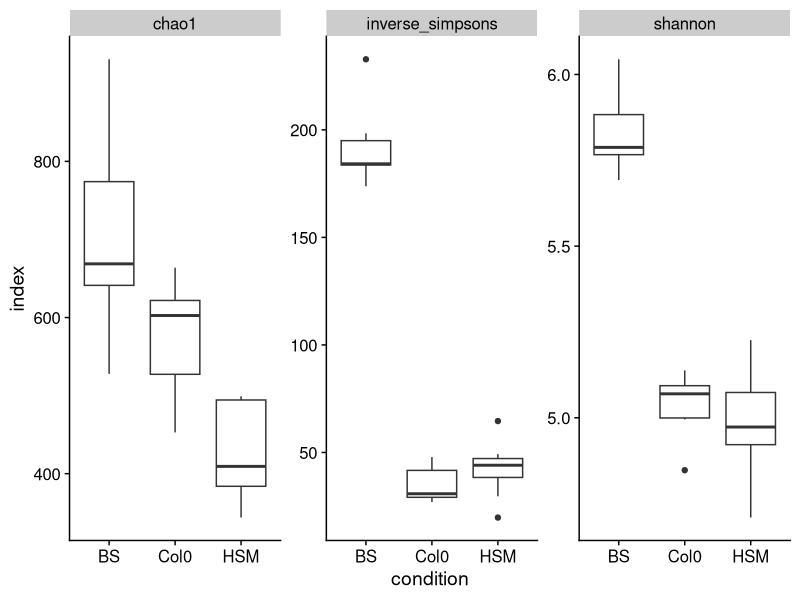
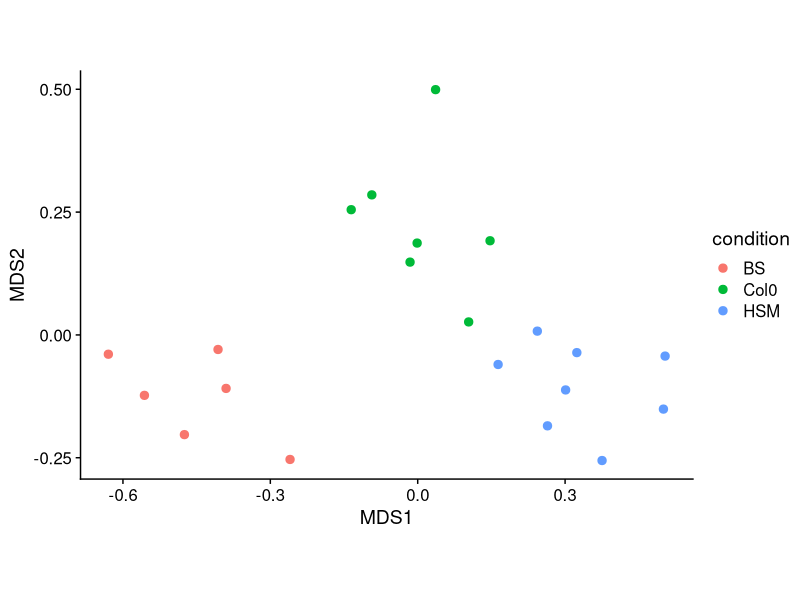

Source code (R) for these figures, in order: (Note: this script raises an error after producing the figures.)
# Andrew Wilson
# 14 November 2019
# Song, Y. et al

#########
# Setup #
#########

# Load packages
library(tidyverse)
library(vegan)
library(cowplot)

# Set working directory
setwd("./compbio/hsm_community_seq/")
# Load data
hsm_otu_table <-
  read.table("otu_table.tsv", header = TRUE, sep = "\t")
hsm_16s_metadata <- read.csv("metadata.csv")
hsm_16s_taxonomy <-
  read.table("taxonomy.tsv", header = TRUE, sep = "\t")
condition_of_interest <- c("BS", "HSM", "Col0", "W.Col0")

## Fix Taxonomy file
hsm_16s_taxonomy$Taxon <-
  str_replace_all(hsm_16s_taxonomy$Taxon,  "[a-z]__", "")
hsm_16s_taxonomy <-
  separate(hsm_16s_taxonomy,
           col = Taxon,
           into = c("k", "p", "c", "o", "f", "g", "s")) %>%
  replace_na(list(
    k = "",
    p = "",
    c = "",
    o = "",
    f = "",
    g = "",
    s = ""
  ))

#############
# Diversity #
#############

# Rarefy OTUs for diversity measurements
otu_names <- as.character(hsm_otu_table$OTU_ID)
hsm_otu_table <- data.frame(t(hsm_otu_table[, -1]))
colnames(hsm_otu_table) <- otu_names
hsm_otus_rarified <- data.frame(rrarefy(hsm_otu_table, 11095))

# Separate samples by soil type
s17_samples <-
  as.character(hsm_16s_metadata$sample_name[hsm_16s_metadata$soil == "s17" &
                                              hsm_16s_metadata$condition %in% condition_of_interest])

s17_rarified_otus <-
  filter(hsm_otus_rarified,
         rownames(hsm_otus_rarified) %in% s17_samples)
hsm_otus_rarified <- s17_rarified_otus

s17_unrarified_otus <-
  filter(hsm_otu_table, rownames(hsm_otu_table) %in% s17_samples)

# Alpha Diversity measurements
alpha_diversity <- data.frame(
  "sample_name" = s17_samples,
  "inverse_simpsons" = diversity(hsm_otus_rarified, "invsimpson", MARGIN = 1),
  "shannon" = diversity(hsm_otus_rarified, MARGIN = 1),
  "chao1" = estimateR(hsm_otus_rarified)[2,]
) %>%
  gather(key = "metric", value = "index",-1) %>%
  inner_join(hsm_16s_metadata)


alpha_diversity_plot <-
  ggplot(alpha_diversity, aes(condition, index)) +
  facet_wrap(. ~ metric, scales = "free") +
  geom_boxplot() +
  theme_cowplot()

alpha_diversity_plot

# MDS of Bray-Curtis dissimilarity
## Run MDS on S17 samples
s17_mds <- data.frame(metaMDS(s17_rarified_otus)$points)
s17_mds$sample_name <- s17_samples
s17_mds <- inner_join(hsm_16s_metadata, s17_mds)
## Plot S17 MDS
s17_mds_plot <-
  ggplot(s17_mds, aes(MDS1, MDS2, colour = condition)) +
  geom_point(size = 2.5) +
  coord_fixed() +
  theme_cowplot()
s17_mds_plot

## Run PERMANOVA for each MDS plot
permanova_s17 <-
  adonis(s17_rarified_otus ~ condition, data = s17_mds)
capture.output(permanova_s17, file = "permanova.txt")


#############
# Abundance #
#############

hsm_otus_with_tax <- t(hsm_otu_table)
hsm_otus_with_tax <- as.data.frame(vegan::decostand(hsm_otus_with_tax, method = "total",2))
hsm_otus_with_tax$Feature.ID <- rownames(hsm_otus_with_tax)
hsm_otus_with_tax <- inner_join(hsm_otus_with_tax, hsm_16s_taxonomy)%>%
  pivot_longer(cols = 1:76, names_to = "sample_name", values_to = "abundance")%>%
  inner_join(hsm_16s_metadata)


plot_family <- function(family, conditions = condition_of_interest, soil = "s17"){
    subset_df <- filter(hsm_otus_with_tax, f == family & condition %in% conditions & soil == "s17")%>%
    group_by(sample_name, condition)%>%
    summarize(ag_abundance = sum(abundance))
    capture.output(t.test(ag_abundance ~ condition, data = subset_df), file = paste0("output/", family, ".ttest.txt"))
    write_csv(subset_df, path = paste0("output/", family, "abundances.csv"))
  }


plot_family("Acidobacteriaceae", conditions = c("Col0", "HSM"))

